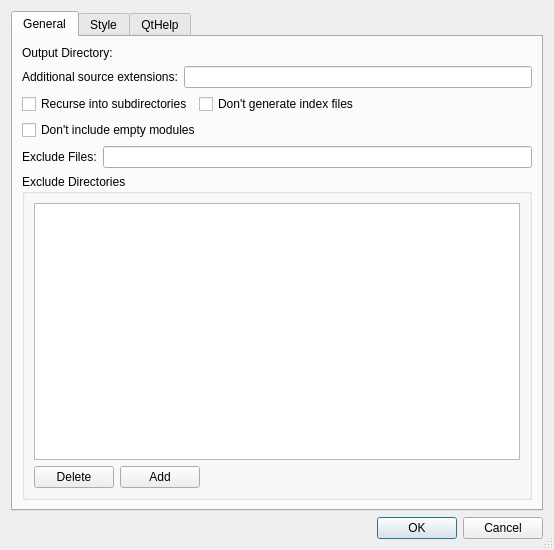
<?xml version="1.0" encoding="UTF-8"?>
<ui version="4.0">
 <class>EricdocConfigDialog</class>
 <widget class="QDialog" name="EricdocConfigDialog">
  <property name="geometry">
   <rect>
    <x>0</x>
    <y>0</y>
    <width>554</width>
    <height>550</height>
   </rect>
  </property>
  <property name="windowTitle">
   <string>Ericdoc Configuration</string>
  </property>
  <property name="sizeGripEnabled">
   <bool>true</bool>
  </property>
  <layout class="QVBoxLayout">
   <item>
    <widget class="QTabWidget" name="tabWidget">
     <property name="currentIndex">
      <number>0</number>
     </property>
     <widget class="QWidget" name="generalTab">
      <attribute name="title">
       <string>General</string>
      </attribute>
      <layout class="QVBoxLayout" name="verticalLayout_2">
       <item>
        <layout class="QHBoxLayout" name="horizontalLayout_2">
         <item>
          <widget class="QLabel" name="TextLabel6">
           <property name="text">
            <string>Output Directory:</string>
           </property>
          </widget>
         </item>
         <item>
          <widget class="E5PathPicker" name="outputDirPicker" native="true">
           <property name="sizePolicy">
            <sizepolicy hsizetype="Expanding" vsizetype="Preferred">
             <horstretch>0</horstretch>
             <verstretch>0</verstretch>
            </sizepolicy>
           </property>
           <property name="focusPolicy">
            <enum>Qt::StrongFocus</enum>
           </property>
           <property name="toolTip">
            <string>Enter an output directory</string>
           </property>
          </widget>
         </item>
        </layout>
       </item>
       <item>
        <layout class="QHBoxLayout">
         <item>
          <widget class="QLabel" name="textLabel1_3">
           <property name="text">
            <string>Additional source extensions:</string>
           </property>
          </widget>
         </item>
         <item>
          <widget class="QLineEdit" name="sourceExtEdit">
           <property name="toolTip">
            <string>Enter additional source extensions separated by a comma</string>
           </property>
          </widget>
         </item>
        </layout>
       </item>
       <item>
        <layout class="QHBoxLayout">
         <item>
          <widget class="QCheckBox" name="recursionCheckBox">
           <property name="toolTip">
            <string>Select to recurse into subdirectories</string>
           </property>
           <property name="text">
            <string>Recurse into subdirectories</string>
           </property>
          </widget>
         </item>
         <item>
          <widget class="QCheckBox" name="noindexCheckBox">
           <property name="toolTip">
            <string>Select, if no index files should be generated</string>
           </property>
           <property name="text">
            <string>Don't generate index files</string>
           </property>
          </widget>
         </item>
         <item>
          <spacer>
           <property name="orientation">
            <enum>Qt::Horizontal</enum>
           </property>
           <property name="sizeType">
            <enum>QSizePolicy::Expanding</enum>
           </property>
           <property name="sizeHint" stdset="0">
            <size>
             <width>145</width>
             <height>20</height>
            </size>
           </property>
          </spacer>
         </item>
        </layout>
       </item>
       <item>
        <layout class="QHBoxLayout">
         <item>
          <widget class="QCheckBox" name="noemptyCheckBox">
           <property name="toolTip">
            <string>Select to exclude empty modules</string>
           </property>
           <property name="text">
            <string>Don't include empty modules</string>
           </property>
          </widget>
         </item>
         <item>
          <spacer>
           <property name="orientation">
            <enum>Qt::Horizontal</enum>
           </property>
           <property name="sizeType">
            <enum>QSizePolicy::Expanding</enum>
           </property>
           <property name="sizeHint" stdset="0">
            <size>
             <width>40</width>
             <height>20</height>
            </size>
           </property>
          </spacer>
         </item>
        </layout>
       </item>
       <item>
        <layout class="QHBoxLayout">
         <item>
          <widget class="QLabel" name="label">
           <property name="text">
            <string>Exclude Files:</string>
           </property>
          </widget>
         </item>
         <item>
          <widget class="QLineEdit" name="excludeFilesEdit">
           <property name="toolTip">
            <string>Enter filename patterns of files to be excluded separated by a comma</string>
           </property>
          </widget>
         </item>
        </layout>
       </item>
       <item>
        <widget class="QGroupBox" name="groupBox">
         <property name="sizePolicy">
          <sizepolicy hsizetype="Preferred" vsizetype="Expanding">
           <horstretch>0</horstretch>
           <verstretch>2</verstretch>
          </sizepolicy>
         </property>
         <property name="title">
          <string>Exclude Directories</string>
         </property>
         <layout class="QGridLayout" name="gridLayout_2">
          <item row="1" column="1">
           <widget class="QPushButton" name="addButton">
            <property name="toolTip">
             <string>Press to add the entered directory to the list</string>
            </property>
            <property name="text">
             <string>Add</string>
            </property>
           </widget>
          </item>
          <item row="1" column="0">
           <widget class="QPushButton" name="deleteButton">
            <property name="toolTip">
             <string>Press to delete the selected directory from the list</string>
            </property>
            <property name="text">
             <string>Delete</string>
            </property>
           </widget>
          </item>
          <item row="0" column="0" colspan="3">
           <widget class="QListWidget" name="ignoreDirsList">
            <property name="sizePolicy">
             <sizepolicy hsizetype="Expanding" vsizetype="Expanding">
              <horstretch>0</horstretch>
              <verstretch>3</verstretch>
             </sizepolicy>
            </property>
            <property name="toolTip">
             <string>List of directory basenames to be ignored</string>
            </property>
           </widget>
          </item>
          <item row="1" column="2">
           <widget class="E5PathPicker" name="ignoreDirPicker" native="true">
            <property name="sizePolicy">
             <sizepolicy hsizetype="Expanding" vsizetype="Preferred">
              <horstretch>0</horstretch>
              <verstretch>0</verstretch>
             </sizepolicy>
            </property>
            <property name="focusPolicy">
             <enum>Qt::StrongFocus</enum>
            </property>
            <property name="toolTip">
             <string>Enter a directory basename to be ignored</string>
            </property>
           </widget>
          </item>
         </layout>
        </widget>
       </item>
      </layout>
     </widget>
     <widget class="QWidget" name="styleTab">
      <attribute name="title">
       <string>Style</string>
      </attribute>
      <layout class="QVBoxLayout">
       <item>
        <widget class="QGroupBox" name="groupBox_3">
         <property name="title">
          <string>Style Sheet</string>
         </property>
         <layout class="QVBoxLayout" name="verticalLayout_3">
          <item>
           <widget class="E5PathPicker" name="cssPicker" native="true">
            <property name="sizePolicy">
             <sizepolicy hsizetype="Expanding" vsizetype="Preferred">
              <horstretch>0</horstretch>
              <verstretch>0</verstretch>
             </sizepolicy>
            </property>
            <property name="focusPolicy">
             <enum>Qt::StrongFocus</enum>
            </property>
            <property name="toolTip">
             <string>Enter the filename of a CSS style sheet. Leave empty to use the colours defined below.</string>
            </property>
           </widget>
          </item>
         </layout>
        </widget>
       </item>
       <item>
        <widget class="QGroupBox" name="groupBox_2">
         <property name="title">
          <string>Colours</string>
         </property>
         <layout class="QGridLayout">
          <item row="3" column="1">
           <widget class="QPushButton" name="cfBgButton">
            <property name="toolTip">
             <string>Press to select the class and function header background colour.</string>
            </property>
            <property name="text">
             <string>Class/Function Header Background</string>
            </property>
           </widget>
          </item>
          <item row="3" column="0">
           <widget class="QPushButton" name="cfFgButton">
            <property name="toolTip">
             <string>Press to select the class and function header foreground colour.</string>
            </property>
            <property name="text">
             <string>Class/Function Header Foreground</string>
            </property>
           </widget>
          </item>
          <item row="2" column="1">
           <widget class="QPushButton" name="l2BgButton">
            <property name="toolTip">
             <string>Press to select the level 2 header background colour.</string>
            </property>
            <property name="text">
             <string>Level 2 Header Background</string>
            </property>
           </widget>
          </item>
          <item row="2" column="0">
           <widget class="QPushButton" name="l2FgButton">
            <property name="toolTip">
             <string>Press to select the level 2 header foreground colour.</string>
            </property>
            <property name="text">
             <string>Level 2 Header Foreground</string>
            </property>
           </widget>
          </item>
          <item row="1" column="1">
           <widget class="QPushButton" name="l1BgButton">
            <property name="toolTip">
             <string>Press to select the level 1 header background colour.</string>
            </property>
            <property name="text">
             <string>Level 1 Header Background</string>
            </property>
           </widget>
          </item>
          <item row="1" column="0">
           <widget class="QPushButton" name="l1FgButton">
            <property name="toolTip">
             <string>Press to select the level 1 header foreground colour.</string>
            </property>
            <property name="text">
             <string>Level 1 Header Foreground</string>
            </property>
           </widget>
          </item>
          <item row="0" column="1">
           <widget class="QPushButton" name="bodyBgButton">
            <property name="toolTip">
             <string>Press to select the body background colour.</string>
            </property>
            <property name="text">
             <string>Body Background</string>
            </property>
           </widget>
          </item>
          <item row="0" column="0">
           <widget class="QPushButton" name="bodyFgButton">
            <property name="toolTip">
             <string>Press to select the body foreground colour.</string>
            </property>
            <property name="text">
             <string>Body Foreground</string>
            </property>
           </widget>
          </item>
          <item row="4" column="0">
           <widget class="QPushButton" name="linkFgButton">
            <property name="toolTip">
             <string>Press to select the foreground colour of links.</string>
            </property>
            <property name="text">
             <string>Links</string>
            </property>
           </widget>
          </item>
          <item row="5" column="0" colspan="2">
           <widget class="QTextEdit" name="sample">
            <property name="toolTip">
             <string>This shows an example of the selected colours.</string>
            </property>
            <property name="readOnly">
             <bool>true</bool>
            </property>
           </widget>
          </item>
         </layout>
        </widget>
       </item>
      </layout>
     </widget>
     <widget class="QWidget" name="qtHelpTab">
      <attribute name="title">
       <string>QtHelp</string>
      </attribute>
      <layout class="QVBoxLayout" name="verticalLayout">
       <item>
        <widget class="QGroupBox" name="qtHelpGroup">
         <property name="title">
          <string>Generate QtHelp Files</string>
         </property>
         <property name="checkable">
          <bool>true</bool>
         </property>
         <property name="checked">
          <bool>false</bool>
         </property>
         <layout class="QGridLayout" name="gridLayout">
          <item row="0" column="0">
           <widget class="QLabel" name="TextLabel6_2">
            <property name="text">
             <string>Output Directory:</string>
            </property>
           </widget>
          </item>
          <item row="0" column="1">
           <widget class="E5PathPicker" name="qtHelpDirPicker" native="true">
            <property name="sizePolicy">
             <sizepolicy hsizetype="Expanding" vsizetype="Preferred">
              <horstretch>0</horstretch>
              <verstretch>0</verstretch>
             </sizepolicy>
            </property>
            <property name="focusPolicy">
             <enum>Qt::StrongFocus</enum>
            </property>
            <property name="toolTip">
             <string>Enter an output directory</string>
            </property>
           </widget>
          </item>
          <item row="1" column="0">
           <widget class="QLabel" name="label_2">
            <property name="text">
             <string>Namespace:</string>
            </property>
           </widget>
          </item>
          <item row="1" column="1">
           <widget class="QLineEdit" name="qtHelpNamespaceEdit">
            <property name="toolTip">
             <string>Enter the namespace</string>
            </property>
           </widget>
          </item>
          <item row="2" column="0">
           <widget class="QLabel" name="label_3">
            <property name="text">
             <string>Virtual Folder:</string>
            </property>
           </widget>
          </item>
          <item row="2" column="1">
           <widget class="QLineEdit" name="qtHelpFolderEdit">
            <property name="toolTip">
             <string>Enter the name of the virtual folder (must not contain '/')</string>
            </property>
           </widget>
          </item>
          <item row="3" column="0">
           <widget class="QLabel" name="label_4">
            <property name="text">
             <string>Filter Name:</string>
            </property>
           </widget>
          </item>
          <item row="3" column="1">
           <widget class="QLineEdit" name="qtHelpFilterNameEdit">
            <property name="toolTip">
             <string>Enter the name of the custom filter</string>
            </property>
           </widget>
          </item>
          <item row="4" column="0">
           <widget class="QLabel" name="label_5">
            <property name="text">
             <string>Filter Attributes:</string>
            </property>
           </widget>
          </item>
          <item row="4" column="1">
           <widget class="QLineEdit" name="qtHelpFilterAttributesEdit">
            <property name="toolTip">
             <string>Enter the filter attributes separated by ':'</string>
            </property>
           </widget>
          </item>
          <item row="5" column="0">
           <widget class="QLabel" name="label_6">
            <property name="text">
             <string>Title:</string>
            </property>
           </widget>
          </item>
          <item row="5" column="1">
           <widget class="QLineEdit" name="qtHelpTitleEdit">
            <property name="toolTip">
             <string>Enter a short title for the top entry</string>
            </property>
           </widget>
          </item>
          <item row="6" column="0" colspan="2">
           <widget class="QCheckBox" name="qtHelpGenerateCollectionCheckBox">
            <property name="toolTip">
             <string>Select to generate the QtHelp collection files</string>
            </property>
            <property name="text">
             <string>Generate QtHelp collection files</string>
            </property>
           </widget>
          </item>
          <item row="7" column="0" colspan="2">
           <spacer name="verticalSpacer">
            <property name="orientation">
             <enum>Qt::Vertical</enum>
            </property>
            <property name="sizeHint" stdset="0">
             <size>
              <width>20</width>
              <height>271</height>
             </size>
            </property>
           </spacer>
          </item>
         </layout>
        </widget>
       </item>
      </layout>
     </widget>
    </widget>
   </item>
   <item>
    <widget class="QDialogButtonBox" name="buttonBox">
     <property name="orientation">
      <enum>Qt::Horizontal</enum>
     </property>
     <property name="standardButtons">
      <set>QDialogButtonBox::Cancel|QDialogButtonBox::Ok</set>
     </property>
    </widget>
   </item>
  </layout>
 </widget>
 <pixmapfunction>qPixmapFromMimeSource</pixmapfunction>
 <customwidgets>
  <customwidget>
   <class>E5PathPicker</class>
   <extends>QWidget</extends>
   <header>E5Gui/E5PathPicker.h</header>
   <container>1</container>
  </customwidget>
 </customwidgets>
 <tabstops>
  <tabstop>tabWidget</tabstop>
  <tabstop>outputDirPicker</tabstop>
  <tabstop>sourceExtEdit</tabstop>
  <tabstop>recursionCheckBox</tabstop>
  <tabstop>noindexCheckBox</tabstop>
  <tabstop>noemptyCheckBox</tabstop>
  <tabstop>excludeFilesEdit</tabstop>
  <tabstop>ignoreDirsList</tabstop>
  <tabstop>ignoreDirPicker</tabstop>
  <tabstop>addButton</tabstop>
  <tabstop>deleteButton</tabstop>
  <tabstop>cssPicker</tabstop>
  <tabstop>bodyFgButton</tabstop>
  <tabstop>bodyBgButton</tabstop>
  <tabstop>l1FgButton</tabstop>
  <tabstop>l1BgButton</tabstop>
  <tabstop>l2FgButton</tabstop>
  <tabstop>l2BgButton</tabstop>
  <tabstop>cfFgButton</tabstop>
  <tabstop>cfBgButton</tabstop>
  <tabstop>linkFgButton</tabstop>
  <tabstop>sample</tabstop>
  <tabstop>qtHelpGroup</tabstop>
  <tabstop>qtHelpDirPicker</tabstop>
  <tabstop>qtHelpNamespaceEdit</tabstop>
  <tabstop>qtHelpFolderEdit</tabstop>
  <tabstop>qtHelpFilterNameEdit</tabstop>
  <tabstop>qtHelpFilterAttributesEdit</tabstop>
  <tabstop>qtHelpTitleEdit</tabstop>
  <tabstop>qtHelpGenerateCollectionCheckBox</tabstop>
 </tabstops>
 <resources/>
 <connections>
  <connection>
   <sender>buttonBox</sender>
   <signal>accepted()</signal>
   <receiver>EricdocConfigDialog</receiver>
   <slot>accept()</slot>
   <hints>
    <hint type="sourcelabel">
     <x>31</x>
     <y>480</y>
    </hint>
    <hint type="destinationlabel">
     <x>31</x>
     <y>498</y>
    </hint>
   </hints>
  </connection>
  <connection>
   <sender>buttonBox</sender>
   <signal>rejected()</signal>
   <receiver>EricdocConfigDialog</receiver>
   <slot>reject()</slot>
   <hints>
    <hint type="sourcelabel">
     <x>125</x>
     <y>482</y>
    </hint>
    <hint type="destinationlabel">
     <x>125</x>
     <y>499</y>
    </hint>
   </hints>
  </connection>
 </connections>
</ui>
